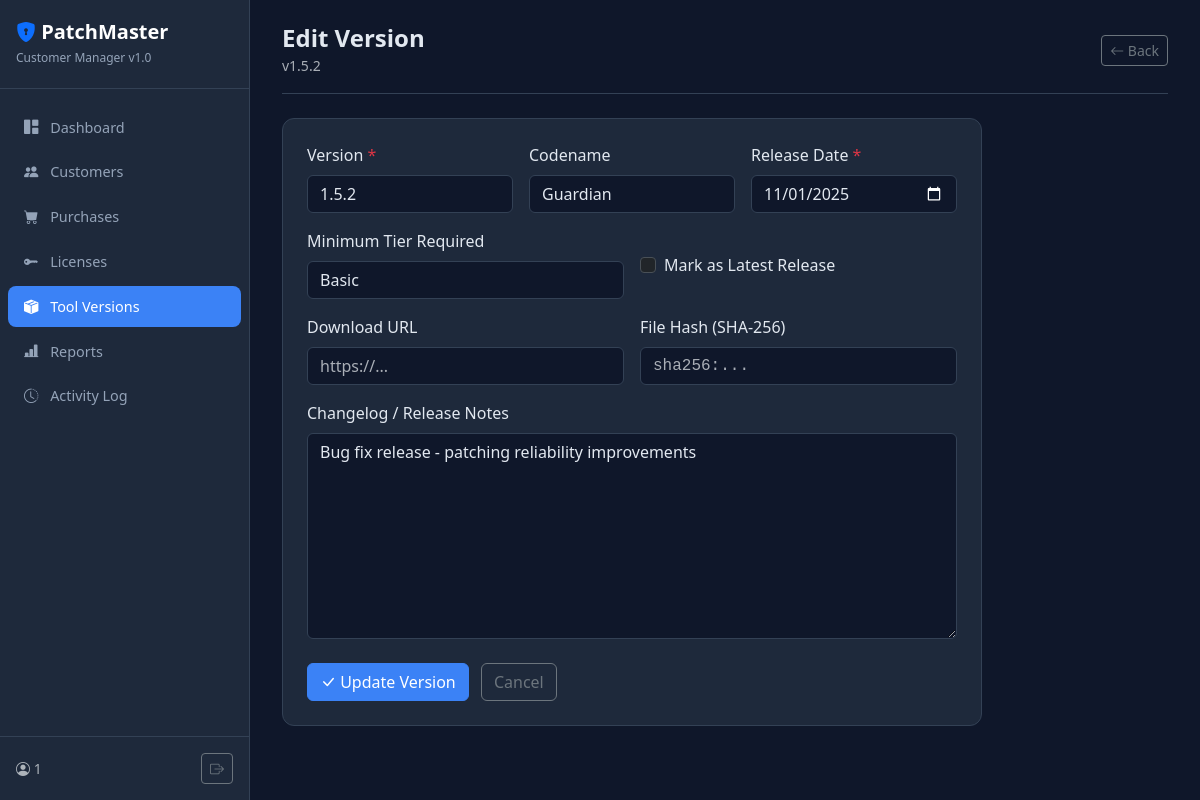
Page /versions/2/edit (signed in) on the committed database.
### tables this page shows
CREATE TABLE tool_versions (
            id              INTEGER PRIMARY KEY AUTOINCREMENT,
            version         TEXT    NOT NULL UNIQUE,
            codename        TEXT    NOT NULL DEFAULT '',
            release_date    TEXT    NOT NULL,
            changelog       TEXT    NOT NULL DEFAULT '',
            min_tier        TEXT    NOT NULL DEFAULT 'basic',
            is_latest       INTEGER NOT NULL DEFAULT 0,
            download_url    TEXT    NOT NULL DEFAULT '',
            file_hash       TEXT    NOT NULL DEFAULT '',
            created_at      TEXT    NOT NULL DEFAULT (datetime('now'))
        );

### vendor/app.py (the view, shortened to what this page needs)
@app.route("/versions/<int:vid>/edit", methods=["GET", "POST"])
@login_required
def version_edit(vid):
    db = get_db()
    ver = db.execute("SELECT * FROM tool_versions WHERE id=?", (vid,)).fetchone()
    if not ver:
        flash("Version not found.", "danger")
        return redirect(url_for("versions_list"))
    return render_template("version_form.html", version=ver, tiers=TIERS)

### vendor/app.py (called while the page is built)
def get_db():
    if "db" not in g:
        g.db = sqlite3.connect(DB_PATH)
        g.db.row_factory = sqlite3.Row
        g.db.execute("PRAGMA journal_mode=WAL")
        g.db.execute("PRAGMA foreign_keys=ON")
    return g.db

@app.context_processor
def inject_now():
    return {"now": datetime.utcnow().strftime("%Y-%m-%dT%H:%M:%SZ")}

def login_required(f):
    @wraps(f)
    def decorated(*args, **kwargs):
        if not session.get("logged_in"):
            return redirect(url_for("login"))
        return f(*args, **kwargs)
    return decorated

### vendor/templates/version_form.html (shortened to what this page needs)
{% extends "base.html" %}
{% block content %}
<div class="topbar">
  <div>
    <h4 class="mb-0 fw-bold">{{ 'Edit Version' if version else 'Add New Version' }}</h4>
    <small class="text-muted">{{ ('v' + version['version']) if version else 'Track a new PatchMaster release' }}</small>
  </div>
  <a href="{{ url_for('versions_list') }}" class="btn btn-outline-secondary btn-sm"><i class="bi bi-arrow-left"></i> Back</a>
</div>
<div class="card-dark p-4" style="max-width: 700px;">
  <form method="POST">
    <div class="row g-3">
      <div class="col-md-4">
        <label class="form-label">Version <span class="text-danger">*</span></label>
        <input type="text" name="version" class="form-control" required placeholder="e.g. 2.1.0"
               value="{{ version['version'] if version else '' }}">
      </div>
      <div class="col-md-4">
        <label class="form-label">Codename</label>
        <input type="text" name="codename" class="form-control" placeholder="e.g. Phoenix"
               value="{{ version['codename'] if version else '' }}">
      </div>
      <div class="col-md-4">
        <label class="form-label">Release Date <span class="text-danger">*</span></label>
        <input type="date" name="release_date" class="form-control" required
               value="{{ version['release_date'] if version else '' }}">
      </div>
      <div class="col-md-6">
        <label class="form-label">Minimum Tier Required</label>
        <select name="min_tier" class="form-select">
          {% for key, t in tiers.items() %}
          <option value="{{ key }}" {% if version and version['min_tier'] == key %}selected{% endif %}>{{ t['label'] }}</option>
          {% endfor %}
        </select>
      </div>
      <div class="col-md-6">
        <div class="form-check mt-4">
          <input class="form-check-input" type="checkbox" name="is_latest" id="isLatest"
                 {% if version and version['is_latest'] %}checked{% endif %}>
          <label class="form-check-label" for="isLatest">Mark as Latest Release</label>
        </div>
      </div>
      <div class="col-md-6">
        <label class="form-label">Download URL</label>
        <input type="text" name="download_url" class="form-control" placeholder="https://..."
               value="{{ version['download_url'] if version else '' }}">
      </div>
      <div class="col-md-6">
        <label class="form-label">File Hash (SHA-256)</label>
        <input type="text" name="file_hash" class="form-control font-monospace" placeholder="sha256:..."
               value="{{ version['file_hash'] if version else '' }}">
      </div>
      <div class="col-12">
        <label class="form-label">Changelog / Release Notes</label>
        <textarea name="changelog" class="form-control" rows="8" placeholder="What's new in this version...">{{ version['changelog'] if version else '' }}</textarea>
      </div>
    </div>
    <div class="mt-4">
      <button type="submit" class="btn btn-primary"><i class="bi bi-check-lg"></i> {{ 'Update' if version else 'Add' }} Version</button>
      <a href="{{ url_for('versions_list') }}" class="btn btn-outline-secondary ms-2">Cancel</a>
    </div>
  </form>
</div>
{% endblock %}

### vendor/templates/base.html (style rules this page uses)
:root { --pm-blue: #3b82f6; --pm-green: #22c55e; --pm-red: #ef4444; --pm-yellow: #f59e0b; --pm-purple: #a855f7; }
body { background: #0f172a; color: #e2e8f0; font-family: 'Segoe UI', system-ui, sans-serif; }
.topbar { display: flex; justify-content: space-between; align-items: center; margin-bottom: 1.5rem; padding-bottom: 1rem; border-bottom: 1px solid #334155; }
.card-dark { background: #1e293b; border: 1px solid #334155; border-radius: 12px; }
.form-control, .form-select { background: #0f172a; border-color: #334155; color: #e2e8f0; }
.btn-primary { background: var(--pm-blue); border-color: var(--pm-blue); }

### rows in the picture
tool_versions: version "v1.5.2", version "1.5.2", codename "Guardian", release_date "11/01/2025", min_tier "Basic", changelog "Bug fix release - patching reliability improvements"

### other values in the picture
{{ session.get('user', 'admin') }} "1"
{{ 'Edit Version' if version else 'Add New Version' }} "Edit Version"
{{ 'Update' if version else 'Add' }} "Update"
